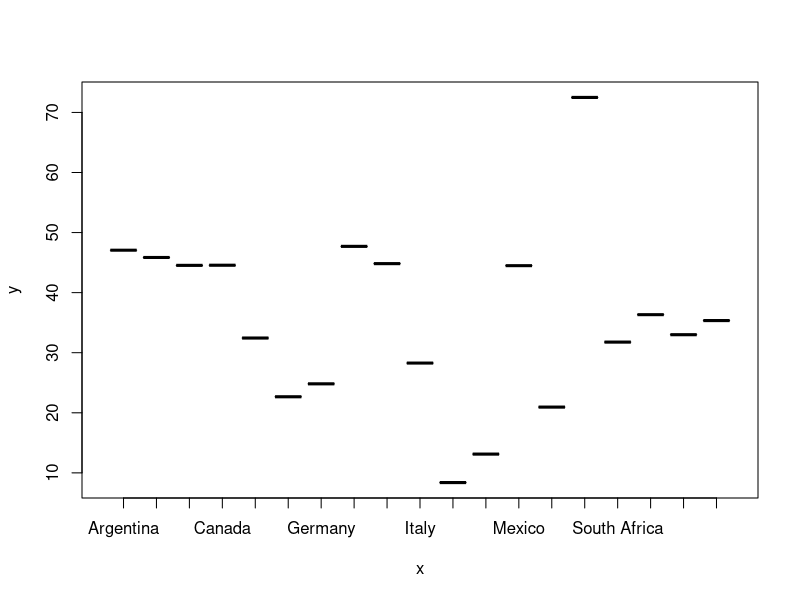
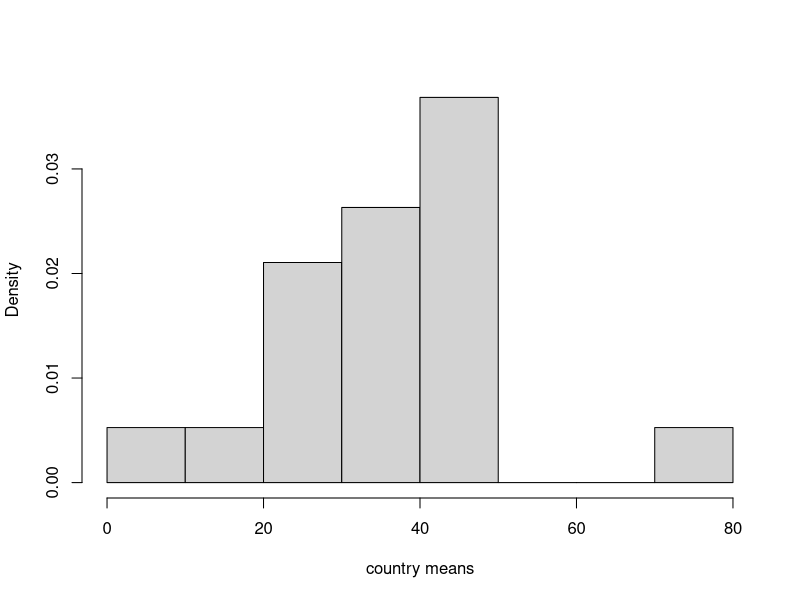
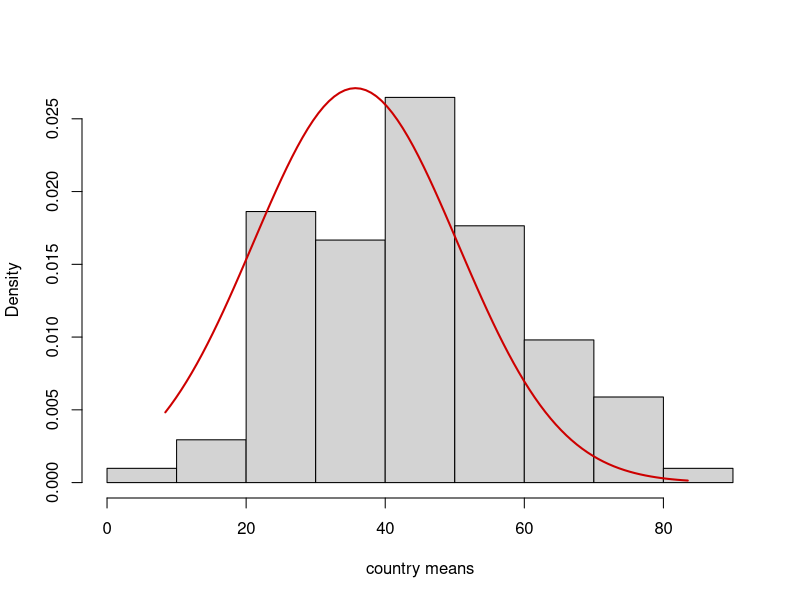
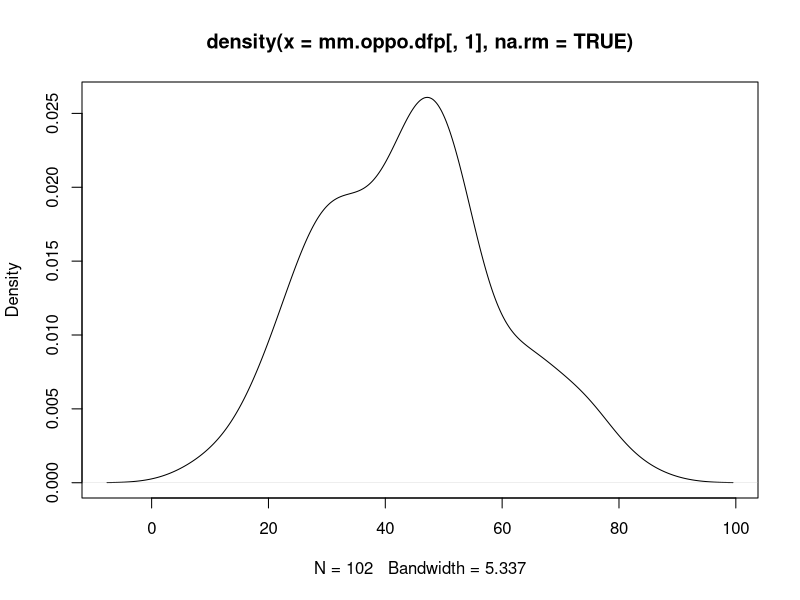
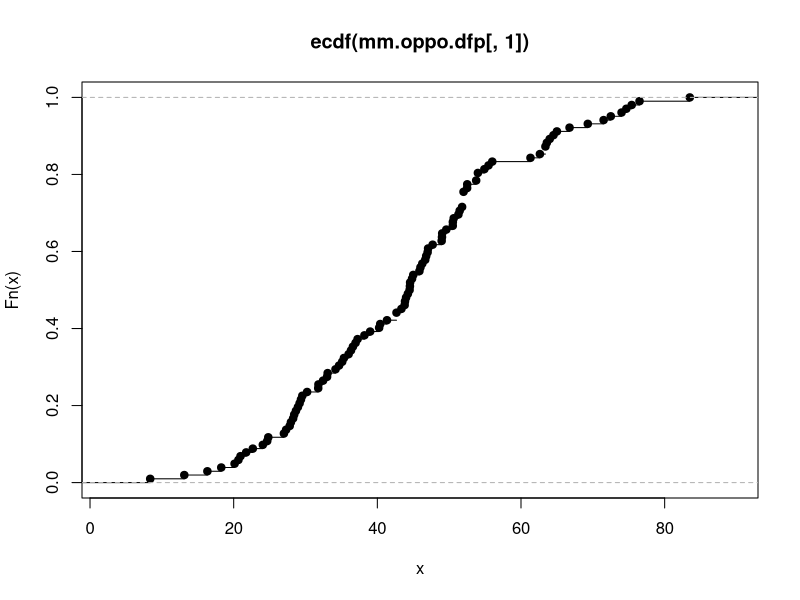
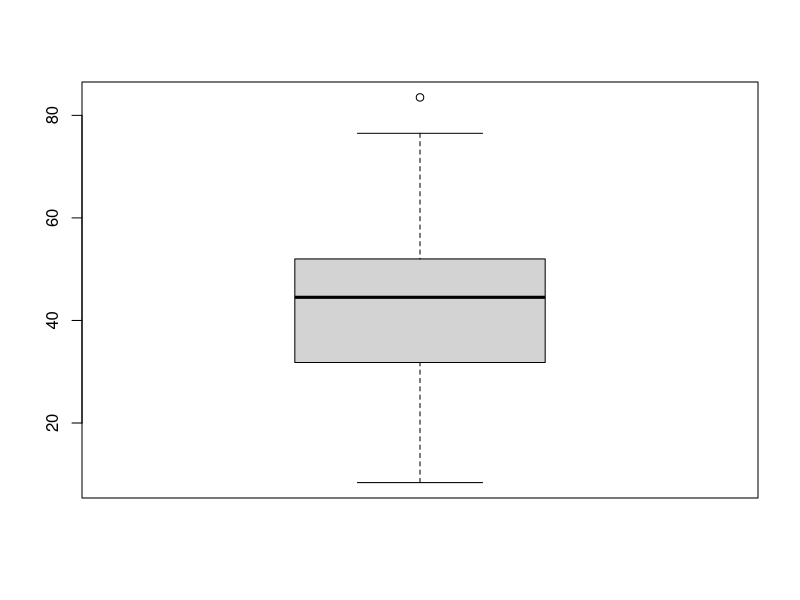

The R script that drew these images, in order:
#Opportunity Entrepreneurship (import data)
oppo = read.csv(file = "oppo.csv", sep = ";", head = TRUE)
head(oppo)
# let's change the "-" to NAs
oppo[oppo=="-"] = NA

# what is the class of variables? Can we perform any analysis?
is.numeric(oppo[,2]) # not numeric so we have to transform them in order to do anything
oppo[,2:15] = sapply(oppo[,2:15], as.character)
oppo[,2:15] = sapply(oppo[,2:15], as.numeric)
is.numeric(oppo[,2])

# let's name the columns nicely
oppo.names = c("country", "2001":"2014")
colnames(oppo) = oppo.names

# let's try to extract the g20 countries
g20 = factor(c("Argentina", "Australia", "Brazil", "Canada", "China", "France", "Germany", "India", "Indonesia", "Italy", "Japan", "Korea (South)", "Mexico", "Russia", "Saudi Arabia", "South Africa", "Turkey", "United Kingdom", "United States of America"))
oppo.g20 = subset(oppo,  oppo$country == "Argentina" | oppo$country == "Australia" | oppo$country == "Brazil" | oppo$country == "China" | oppo$country == "France" | oppo$country == "India" | oppo$country == "Indonesia" | oppo$country == "Japan" | oppo$country =="Canada" | oppo$country == "Korea (South)" | oppo$country == "Mexico" | oppo$country == "Germany" |oppo$country == "Saudi Arabia" | oppo$country == "South Africa" | oppo$country == "Russia" | oppo$country == "United States of America" | oppo$country == "Turkey" | oppo$country == "United Kingdom" | oppo$country == "Italy")
# it's an awful command but works, must do for now
head(oppo.g20)
# let's name the rows nicely
rownames(oppo.g20) = g20

rownames(oppo)=oppo$"country"
oppo$country=NULL
head(oppo)

#let's transpose
oppo.g20t = t(oppo.g20)

# remove the first column
oppo.g20$country = NULL
oppo.g20

# means per country
oppo.g20t = t(oppo.g20)
oppo.t=t(oppo)
means.oppo = c(rowMeans(oppo.g20, na.rm = TRUE))
means.oppo.p=c(rowMeans(oppo, na.rm=TRUE))
head(means.oppo.p)
# install matrixStats package
# install.packages("matrixStats")
library("matrixStats")
head(means.oppo)
means.oppo=c(means.oppo)
median.oppo = c(colMedians(oppo.g20t, na.rm = TRUE))
median.oppo.p=c(colMedians(oppo.t, na.rm=TRUE))
# create an mm dataframe
mm.oppo.df = data.frame(means.oppo, median.oppo)
mm.oppo.dfp= data.frame(means.oppo.p, median.oppo.p)

# subset the countries by the mean
subset(mm.oppo.df, mm.oppo.df$means.oppo < mean(mm.oppo.df[,1]))
subset(mm.oppo.df, mm.oppo.df$means.oppo > mean(mm.oppo.df[,1]))

# subset the countries by the median
subset(mm.oppo.df, mm.oppo.df$median.oppo < median(mm.oppo.df[,2]))
subset(mm.oppo.df, mm.oppo.df$median.oppo > median(mm.oppo.df[,2]))

# which country has the lowest/highest mean
rownames(mm.oppo.df[which(mm.oppo.df[,1] == min(mm.oppo.df[,1])),])
rownames(mm.oppo.df[which(mm.oppo.df[,1] == max(mm.oppo.df[,1])),])

# which country has the lowest/highest median
rownames(mm.oppo.df[which(mm.oppo.df[,2] == min(mm.oppo.df[,2])),])
rownames(mm.oppo.df[which(mm.oppo.df[,2] == max(mm.oppo.df[,2])),])

# plot means
plot(g20, mm.oppo.df[,1])

# is the data normally distributed?
hist(mm.oppo.df$means.oppo, freq = FALSE, xlab = 'country means', main = NULL)
g = seq(na.omit(min(mm.oppo.df$means.oppo), max(mm.oppo.df$means.oppo)), length=100) #Create a grid
dens.norm = dnorm(g, mean(mm.oppo.dfp$means.oppo.p), sd(mm.oppo.dfp$means.oppo.p)) #Compute the normal density on g
lines(g, dens.norm, col="red3", lwd=2)

hist(mm.oppo.dfp$means.oppo.p, freq = FALSE, xlab = 'country means', main = NULL)
g = seq(min(mm.oppo.dfp$means.oppo.p,na.rm = TRUE), max(mm.oppo.dfp$means.oppo.p,na.rm = TRUE), length=100) #Create a grid
dens.norm = dnorm(g, mean(mm.oppo.df$means.oppo), sd(mm.oppo.df$means.oppo)) #Compute the normal density on g
lines(g, dens.norm, col="red3", lwd=2)
oppo
#KDE using gaussian Kernel
mm.oppo.df
density(mm.oppo.dfp[,1],na.rm=TRUE)
plot(density(mm.oppo.dfp[,1],na.rm=TRUE))
#Emperical cdf
ecdf(mm.oppo.dfp[,1])
plot(ecdf(mm.oppo.dfp[,1]))
#Mean characteristics and measures of the sample
summary(mm.oppo.dfp[,1]) 
boxplot(mm.oppo.dfp[,1])
mm.oppo.a=mm.oppo.dfp[-c(89,91,74),]

which(rownames(mm.oppo.dfp)=="Taiwan")
which(rownames(mm.oppo.dfp)=="Tonga Islands")
which(rownames(mm.oppo.dfp)=="Puerto Rico")
